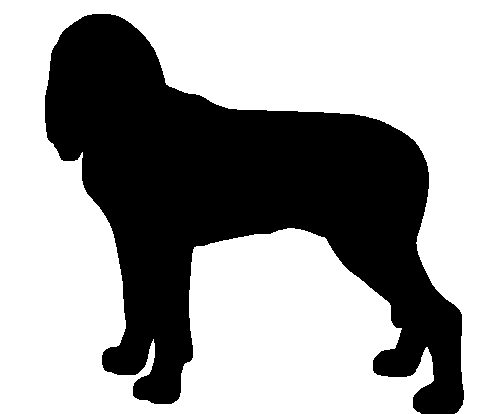
#> input picture BAZA/learning/_TRAIN/0.png, 500 x 414 px; its folder holds 4 pictures in this run
$ python signature.py
#> lines starting #> are read from the running program, lines starting #| are printed output that depends on the picture; after the words box and inside, x2 and y2 are one past the last pixel; in counts of white or black regions, pixels touching at a corner belong together
import matplotlib
import matplotlib.pyplot as plt
import cv2
import skimage
from skimage import data
from skimage.color import rgb2gray, rgba2rgb
from skimage import io
import numpy as np
import matplotlib.image as im
from scipy.interpolate import UnivariateSpline
from collections import defaultdict


def signature_desc(img):
    # thresh = cv2.Canny(img, 30, 200)
    ret, thresh = cv2.threshold(img, 0, 200, 0)
    contours, hierarchy = cv2.findContours(thresh, cv2.RETR_TREE, cv2.CHAIN_APPROX_NONE)
    contour = max(contours, key=len)
    M = cv2.moments(contour)
    if M["m00"] != 0:
        cX = int(M["m10"] / M["m00"])
        cY = int(M["m01"] / M["m00"])
    else:
        cX, cY = 0, 0
    centroid = [cX, cY]
    # [7 lines of commented-out code are left out]
    dist = []
    for c in contour:
        dist.append(np.linalg.norm(c - centroid))
    return dist


def fit_signature(train):
    train_learned = []
    for item in train:
        train_learned.append(signature_desc(item))
    default_size = find_max_list(train_learned)
    train_learned2 = interpolate_to_fixed_size(train_learned, default_size)
    return train_learned2


# [7 lines left out: function interpolate_to_fixed_size, not called in this run]


def find_max_list(given_list):
    list_len = [len(i) for i in given_list]
    return max(list_len)


# [45 lines left out: functions classify_signature, create_enc, find_nearest, score, not called in this run]


if __name__ == "__main__":
    # [7 lines of commented-out code are left out]


    train = []
    for i in range(0, 20):
    # for i in range(0, 50):
        p = "./BAZA/learning/_TRAIN/" + str(i) + ".png"
        # p = "./BAZA/learning/_TRAIN2/" + str(i) + ".png"
        img = cv2.imread(p, cv2.IMREAD_GRAYSCALE)
#> img: shape (414, 500); 63.6% white; 1 black region, box (x1, y1, x2, y2) and area: (45, 14, 464, 414) 75432
        train.append(img)

    clf = fit_signature(train)
#> in fit_signature, `train_learned = []`: train_learned = []
#> the loop in fit_signature, `for item in train:` made 3 passes
#> pass 2, in signature_desc (call 2), `ret, thresh = cv2.threshold(img, 0, 200, 0)`:
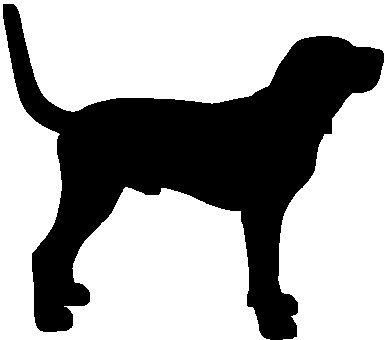
#> thresh: shape (340, 384); values 0 (black) and 200 (white), 65.4% white; 1 black region, box (x1, y1, x2, y2) and area: (3, 4, 384, 340) 45173
#> (the run stopped early here; a loop or call above may not have finished)
